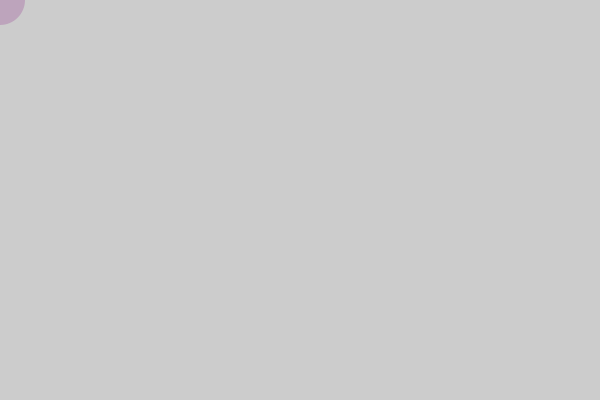
Frame 1 (no input)
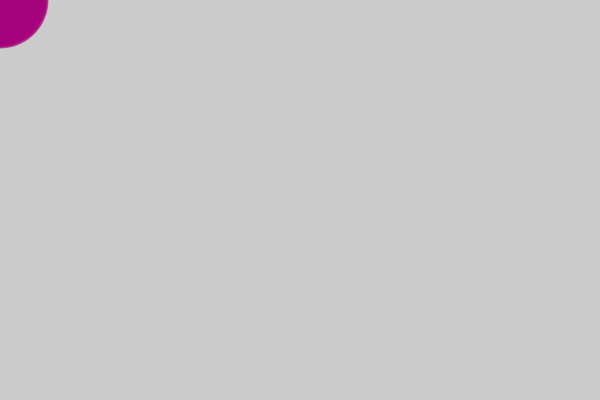
Frame 60 (the mouse pressed at the canvas centre just before this capture)
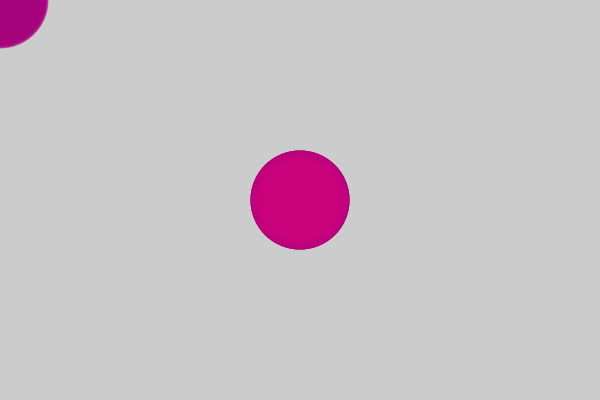
Frame 120 (the mouse held since frame 60 and released just before this capture)

The Processing sketch that drew these frames (run headless with seeded random() and noise(); from frame 60 on, the mouse is pressed at the canvas centre):

// Processing sketch: processing_184685
// ── processing_184685.pde

/*
 * Red Snake (Serpiente Roja)
 *
 * Programa para crear una serpiente roja moviendose por la pantalla
 *
 * Paso 6:
 *  - cambia el tamaño del circulo en funcion del tiempo
 *  - al igual que antes, necesitaras crear una variable
 *    para almacenar el valor del tamaño
 *  - puedes usar la misma funcion que para el color, pero
 *    cambiando la frecuencia
 *  - para mejor efecto visual, añade transparencia al color
 *
 * (c) 2013 D. Cuartielles, Arduino Verkstad, Suecia
 */
 
int rojo = 255;
int tiempo = 0;
int diametro = 50;
  
void setup() {
  size(600, 400);
}
 
void draw() {
  tiempo = tiempo + 1;    
  rojo = int(128 * (1 + sin(tiempo * 2 * PI / frameRate / 20)));
  diametro = int(50 * (1 + sin( tiempo * 2 * PI / frameRate / 5))); // Modifica el diametro del circulo con el paso del tiempo
   
  noStroke();            
  fill(rojo, 0, 123, 50);  // Añade un 50% de transparencia al color
  ellipse(mouseX, mouseY, diametro, diametro);
}
